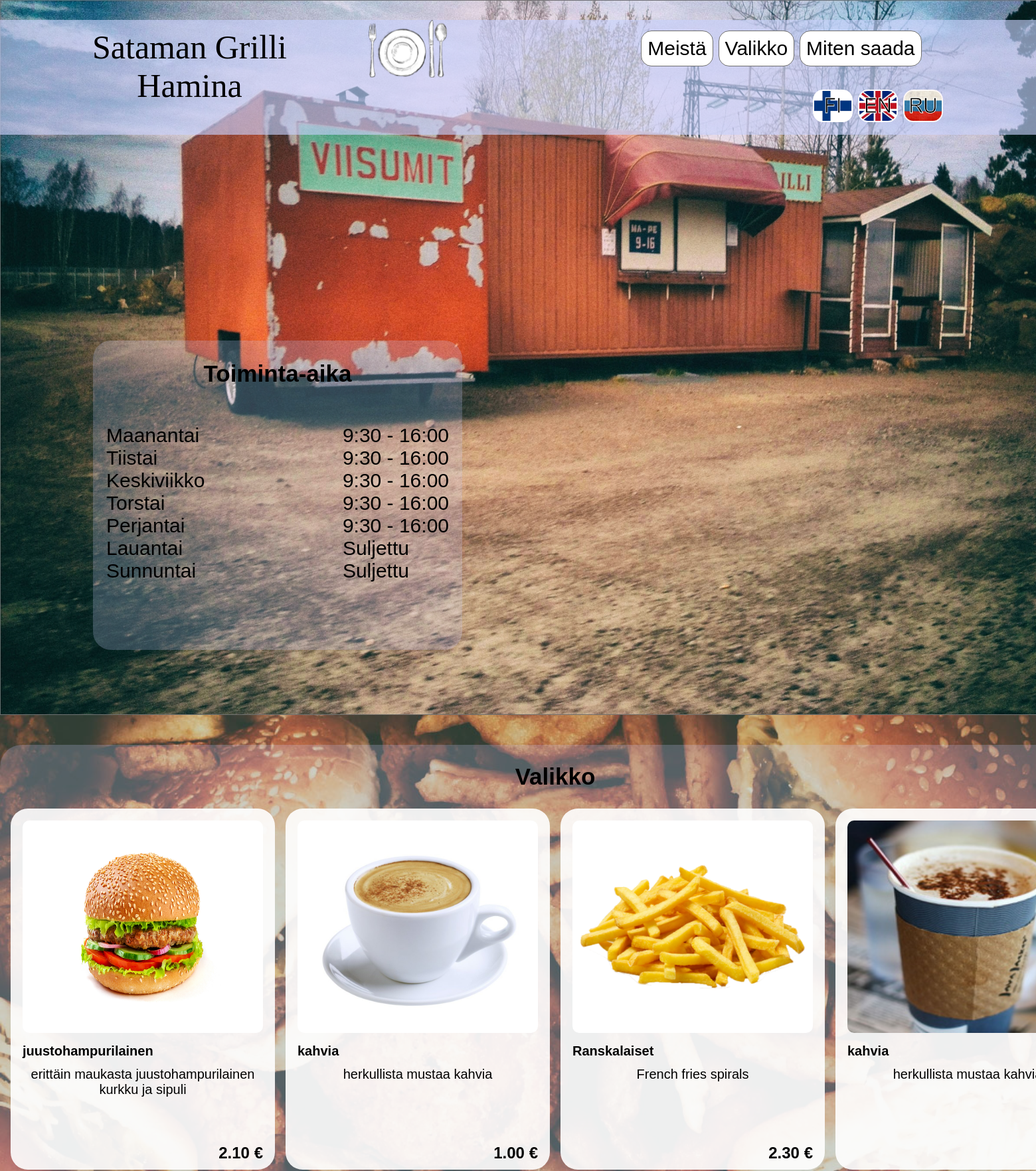
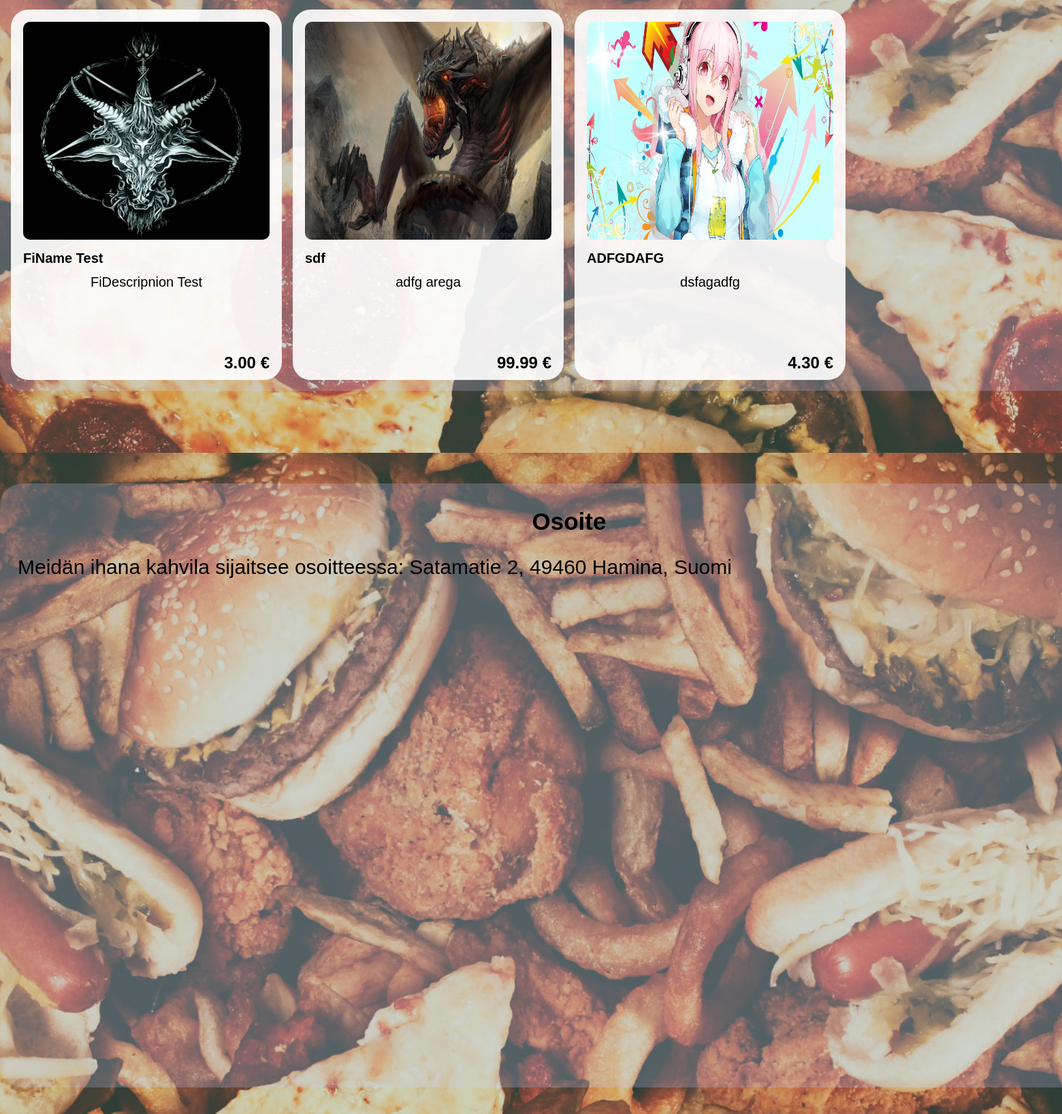
The app's page /index.php?lan=fi (upper part) with its own data (2 pictures, top to bottom).
### tables this page shows
CREATE TABLE `foods` (
  `Id` int(4) NOT NULL,
  `img` varchar(255) NOT NULL,
  `nameFI` varchar(50) NOT NULL,
  `nameEN` varchar(50) NOT NULL,
  `nameRU` varchar(50) NOT NULL,
  `descriptionFI` text NOT NULL,
  `descriptionEN` text NOT NULL,
  `descriptionRU` text NOT NULL,
  `cost` decimal(4,2) NOT NULL
);

### functions/getdata.php (called while the page is built, shortened)
<?php
   function get_value($language){
    global $mysqli;
    $array_for_value = $mysqli->query("SELECT `variable`, `$language` FROM `languages`");
    $dataarray = array();
    while(($row = $array_for_value->fetch_assoc()) != false)
    $dataarray[$row["variable"]] = $row["$language"];
    return $dataarray;
   }
   function get_datamenu($language){
    global $mysqli;
    $array_for_datamenu = $mysqli->query("SELECT `id`, `img`, `name$language`, `description$language`, `cost`  FROM `foods` ORDER BY `id`");
    $dataarray = array ();
    while(($row = $array_for_datamenu->fetch_assoc()) != false)
    $dataarray[$row["id"]] = $row;
    return $dataarray;
   }
?>

### index.php (the view, shortened to what this page needs)
<?php
$language = $_GET['lan'];
?>
<!DOCTYPE html>
<html>
<head>
    <link href="style.css" rel="stylesheet" type="text/css">
    <title><?php
    require_once "functions/getdata.php";
    $valuevariable  = get_value($language);
    echo $valuevariable["title"] ?></title>
</head>
<body>
    <header>
            <div id="logo">
                <a href="#aboutUs" title="Перейти на гравную">
                    <span><?php echo $valuevariable["logo"] ?></span>
                    <img src="img/logo.png" alt="logo">
                </a>
            </div>
            <div id="navmenu">
                <a href="#aboutUs">
                   <div><?php echo $valuevariable["navmenuaboutUs"] ?></div>
                </a>
                <a href="#foodmenu">
                    <div><?php echo $valuevariable["navmenufoodmenu"] ?></div>
                </a>
                <a href="#address">
                    <div><?php echo $valuevariable["navmenuaddress"] ?></div>
                </a>
            </div>
            <div id=language>
                <a title="Russian" href="index.php?lan=ru">
                    <img src="img/ru.png"  alt="Russian" title="Russian"/>
                </a>
                <a title="English" href="index.php?lan=en">
                    <img src="img/en.png" alt="English" title="English"/>
                </a>
                <a title="Finland" href="index.php?lan=fi">
                    <img src="img/fi.png" alt="Finland" title="Finland"/>
                </a>
            </div>
    </header>
    <div id="maincontainer">
        <div id="aboutUs">
            <div id="worktime">
                <strong><?php echo $valuevariable["worktime"] ?></strong>
                <div id="days">
                    <?php echo $valuevariable["worktimedays"] ?>
                </div>
                <div id="times">
                    <?php echo $valuevariable["worktimetimes"] ?>
                </div>
            </div>
        </div>
        <div id="foodmenu">
            <div id="menu">
                <strong><?php echo $valuevariable["foodmenuname"] ?></strong>
                <?php
                $datamenu = get_datamenu($language);
                if (empty($datamenu)) {
                    switch ($language)
                    {
                        case "ru":
                            echo "<p style=\"font-weight:bold;\">Страница меню в разработке!</p>";
                            break;
                        case "en":
                            echo "<p style=\"font-weight:bold;\">The menu page in the development!</p>";
                            break;
                        case "fi":
                            echo "<p style=\"font-weight:bold;\">Menu-sivun kehittämistä!</p>";
                            break;
                    }}
                else {
                    for ($i = 0; $i <= count($datamenu); $i++){
                    if(!empty($datamenu[$i]))
                    echo '<div class="food" id="'.$datamenu[$i]["id"].'">
                            <img class="imagefood" src="'.$datamenu[$i]["img"].'" alt="'.$datamenu[$i]["name$language"].'" title="'.$datamenu[$i]["name$language"].'">
                            <h2 class="name">'.$datamenu[$i]["name$language"].'</h2>
                            <div class="blockDescription">
                                <p class="description">'.$datamenu[$i]["description$language"].'<p>
                            </div>
                            <h2 class="cost">'.$datamenu[$i]["cost"].' &euro;</h2>
                        </div>';
                    }}
                ?>
            </div>
        </div>
        <div id="address">
            <div id="divadreess">
                <strong><?php echo $valuevariable["addressname"] ?></strong>
                <p><?php echo $valuevariable["addressP"] ?></p>
                <div id="map">
                    <iframe src="https://www.google.com/maps/embed?pb=!1m18!1m12!1m3!1d6415.812562088895!2d27.152329482628744!3d60.54680423740961!2m3!1f0!2f0!3f0!3m2!1i1024!2i768!4f13.1!3m3!1m2!1s0x0%3A0x27b816721713ff3f!2sSataman+Grilli!5e0!3m2!1sru!2sru!4v1533842508030" frameborder="0" allowfullscreen></iframe>
                </div>
            </div>
            <footer>
            </footer>
        </div>
    </div>
</body>
</html>

### style.css (style rules this page uses)
* { margin: 0; padding: 0; outline: none; }
html { height: 100% }
body { height: 100%; width: 100%; font-size: 1em; font-family: arial, sans-serif; }
a { text-decoration: none; transition: all.6s ease; -moz-transition: all.6s ease; -webkit-transition: all.6s ease; -ms-transition: all.6s ease; }
strong { font-size: 35px; text-align: center; padding: 20px; display: block; }
#maincontainer { min-width: 1672px; }
header { float: left; margin-top: 30px; width: 100%; min-height: 87px; background-color: rgba(201, 209, 252, 0.636); position:fixed; }
header #logo { float: left; padding-left: 80px; padding-right: 276px; }
header #logo span { color: black; font-family: "Blackadder ITC"; font-size: 50px; width: 411px; text-align: center; padding: 12px 0px; padding-right: 63px; margin: 0px; float: left; }
header img { height: 87px; }
header #logo a img { animation: mymove 2000ms infinite; }
header #navmenu div { background: white; border-radius: 16px; border: 1px solid #707070; float: left; padding: 9px; font-size: 30px; margin: 4px; vertical-align: middle; color: black; }
header #navmenu { float: left; padding: 12px; }
header #language { float: right; padding-right: 136px; }
header #language img { float: right; width: 60px; height: 49px; padding: 19px 4px; }
#maincontainer #aboutUs { width: 100%; height: 1077px; background: url("../img/background1.jpg") center 0 no-repeat; background-size: 100% 100%; }
#maincontainer #aboutUs #worktime { width: 536px; height: 446px; background-color: rgba(201, 209, 252, 0.233); float: left; margin-top: 513px; margin-left: 140px; padding: 10px; border-radius: 27px; }
#maincontainer #aboutUs #worktime div { font-size: 30px; padding: 10px; margin-top: 26px; }
#maincontainer #aboutUs #worktime #days { float:left; }
#maincontainer #aboutUs #worktime #times { float:right; }
#maincontainer #foodmenu { width: 100%; background: url("../img/background2.jpg") round, center 0; display: inline-block; padding: 45px 0px; text-align: center; }
#maincontainer #foodmenu #menu { display: inline-block; width: 1656px; margin:auto; margin-bottom: 46px; background-color: rgba(201, 209, 252, 0.233); border-radius: 33px; padding: 8px; }
#maincontainer #foodmenu #menu .food { float: left; width: 362px; height: 508px; background-color: rgba(255, 255, 255, 0.897); border-radius: 26px; margin: 8px; padding: 18px; }
#maincontainer #foodmenu #menu .food .imagefood { width: 362px; height: 320px; border-radius: 10px; }
#maincontainer #foodmenu #menu .food .name { text-align: left; font-size: 20px; margin: 12px 0px; }
#maincontainer #foodmenu #menu .food .blockDescription { width: 362px; height: 116px; }
#maincontainer #foodmenu #menu .food .description { font-size: 20px; }
#maincontainer #foodmenu #menu .food .cost { float: right; }
#maincontainer #address { display: inline-block; width: 100%; padding: 45px 0px; background: url(img/background2.jpg) round, center 0; text-align: center; }
#maincontainer #address #divadreess { display: inline-block; width: 1640px; margin:auto; background-color: rgba(201, 209, 252, 0.233); border-radius: 33px; padding: 16px; }
#maincontainer #address p { float:left; font-size: 30px; padding:10px; }
#maincontainer #address #map { width: 1640px; height: 721px; border-radius: 33px; overflow: hidden; }
#maincontainer #address iframe { width: 1640px; height: 721px; }
footer { width:1672px; display: inline-block; }

### records on screen
foods: img (picture), nameFI "juustohampurilainen", descriptionFI "erittäin maukasta juustohampurilainen kurkku ja sipuli", cost "2.10"
foods: img (picture), nameFI "kahvia", descriptionFI "herkullista mustaa kahvia", cost "1.00"
foods: img (picture), nameFI "Ranskalaiset", descriptionFI "French fries spirals", cost "2.30"
foods: img (picture), nameFI "kahvia", descriptionFI "herkullista mustaa…"
foods: img (picture), nameFI "FiName Test", descriptionFI "FiDescripnion Test", cost "3.00"
foods: img (picture), nameFI "sdf", descriptionFI "adfg arega", cost "99.99"
foods: img (picture), nameFI "ADFGDAFG", descriptionFI "dsfagadfg", cost "4.30"

### other values on screen
$valuevariable["logo"] "Sataman Grilli Hamina"
$valuevariable["navmenuaboutUs"] "Meistä"
$valuevariable["navmenufoodmenu"] "Valikko"
$valuevariable["navmenuaddress"] "Miten saada"
$valuevariable["worktime"] "Toiminta-aika"
$valuevariable["worktimedays"] "Maanantai Tiistai Keskiviikko Torstai Perjantai Lauantai Sunnuntai"
$valuevariable["worktimetimes"] "9:30 - 16:00 9:30 - 16:00 9:30 - 16:00 9:30 - 16:00 9:30 - 16:00 Suljettu Suljettu"
$valuevariable["foodmenuname"] "Valikko"
$valuevariable["addressname"] "Osoite"
$valuevariable["addressP"] "Meidän ihana kahvila sijaitsee osoitteessa: Satamatie 2, 49460 Hamina, Suomi"
